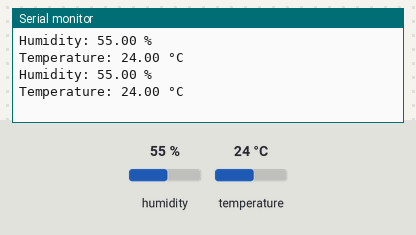
A sketch run on a simulated Arduino Uno, built with avr-gcc and run on an emulated ATmega328P. On the bench: the last lines printed to the serial monitor. The inputs (shaded band) are chosen by the test bench; at power-on: humidity 55 %, temperature 24 °C.

Above: at 4.8 s.
4.9 s: humidity set to 22 %
At 7.5 s:
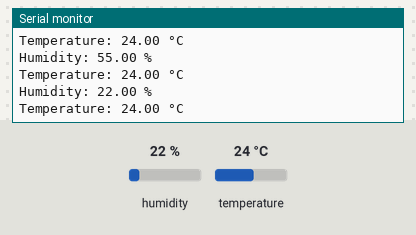
7.9 s: temperature set to 12 °C
At 8.7 s:
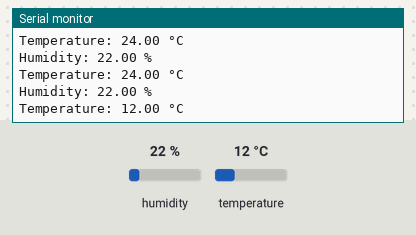
10.9 s: humidity set to 40 %
At 13.5 s:
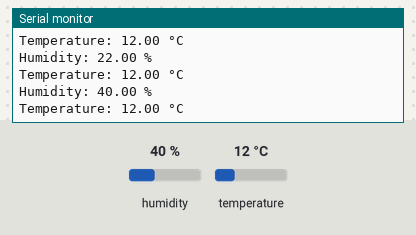
Timing chart, 0 to 15.0 s (numbered marks = the images above; inputs shaded):
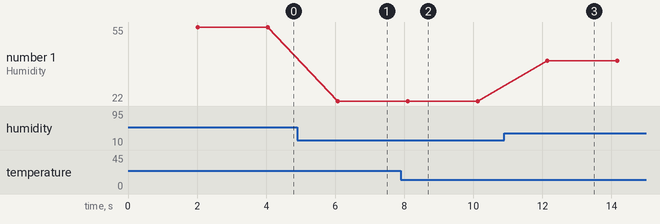

The sketch:

DHT.ino
```cpp
#include "DHT.h"

#define DHTPIN 3
#define DHTTYPE DHT11
DHT dht11(DHTPIN, DHTTYPE);


void setup() {
Serial.begin(9600);
dht11.begin();
}

void loop() {
  delay(2000);
  float h = dht11.readHumidity();
  float t = dht11.readTemperature();
  if(isnan(h)|| isnan(t)) {
  Serial.println ("Failed to read from DHT sensor!");
    return;
  }
  Serial.print("Humidity: ");
  Serial.print(h);
  Serial.println(" %\t\t");

  Serial.print("Temperature: ");
  Serial.print(t);
  Serial.println(" °C\n");

  }
```

Measured:
- after the input at 4.9 s, the serial monitor: prints a new line after 1.2 s (image 1)
- after the input at 7.9 s, the serial monitor: prints a new line after 0.22 s (image 2)
- after the input at 10.9 s, the serial monitor: prints a new line after 1.2 s (image 3)
- plotted number 1: 55 → 22 after the input at 4.9 s, 22 → 40 after the input at 10.9 s
